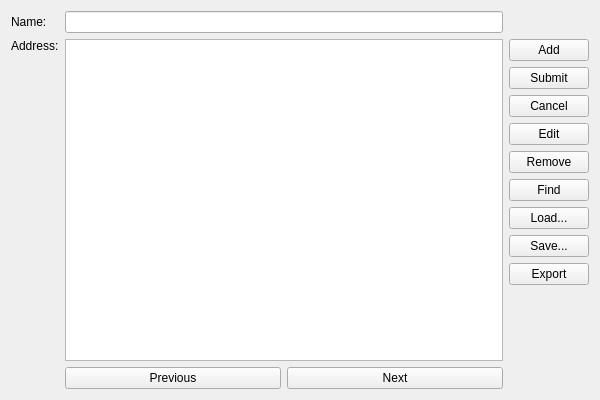
<?xml version="1.0" encoding="UTF-8"?>
<ui version="4.0">
 <class>AddressBook</class>
 <widget class="QWidget" name="AddressBook">
  <property name="geometry">
   <rect>
    <x>0</x>
    <y>0</y>
    <width>600</width>
    <height>400</height>
   </rect>
  </property>
  <property name="windowTitle">
   <string>AddressBook</string>
  </property>
  <layout class="QHBoxLayout" name="horizontalLayout_2">
   <item>
    <layout class="QGridLayout" name="gridLayout">
     <item row="0" column="0">
      <widget class="QLabel" name="nameLabel">
       <property name="text">
        <string>Name:</string>
       </property>
      </widget>
     </item>
     <item row="0" column="1">
      <widget class="QLineEdit" name="nameLine"/>
     </item>
     <item row="1" column="0">
      <widget class="QLabel" name="addressLabel">
       <property name="text">
        <string>Address:</string>
       </property>
       <property name="alignment">
        <set>Qt::AlignLeading|Qt::AlignLeft|Qt::AlignTop</set>
       </property>
      </widget>
     </item>
     <item row="1" column="1">
      <widget class="QTextEdit" name="addressText"/>
     </item>
     <item row="1" column="2">
      <layout class="QVBoxLayout" name="verticalLayout">
       <item>
        <widget class="QPushButton" name="addButton">
         <property name="text">
          <string>Add</string>
         </property>
        </widget>
       </item>
       <item>
        <widget class="QPushButton" name="submitButton">
         <property name="text">
          <string>Submit</string>
         </property>
        </widget>
       </item>
       <item>
        <widget class="QPushButton" name="cancelButton">
         <property name="text">
          <string>Cancel</string>
         </property>
        </widget>
       </item>
       <item>
        <widget class="QPushButton" name="editButton">
         <property name="text">
          <string>Edit</string>
         </property>
        </widget>
       </item>
       <item>
        <widget class="QPushButton" name="removeButton">
         <property name="text">
          <string>Remove</string>
         </property>
        </widget>
       </item>
       <item>
        <widget class="QPushButton" name="findButton">
         <property name="text">
          <string>Find</string>
         </property>
        </widget>
       </item>
       <item>
        <widget class="QPushButton" name="loadButton">
         <property name="toolTip">
          <string>Load contacts from a file</string>
         </property>
         <property name="text">
          <string>Load...</string>
         </property>
        </widget>
       </item>
       <item>
        <widget class="QPushButton" name="saveButton">
         <property name="toolTip">
          <string>Save contacts to a file</string>
         </property>
         <property name="text">
          <string>Save...</string>
         </property>
        </widget>
       </item>
       <item>
        <widget class="QPushButton" name="exportButton">
         <property name="toolTip">
          <string>Export as vCard</string>
         </property>
         <property name="text">
          <string>Export</string>
         </property>
        </widget>
       </item>
       <item>
        <spacer name="verticalSpacer">
         <property name="orientation">
          <enum>Qt::Vertical</enum>
         </property>
         <property name="sizeHint" stdset="0">
          <size>
           <width>20</width>
           <height>40</height>
          </size>
         </property>
        </spacer>
       </item>
      </layout>
     </item>
     <item row="2" column="1">
      <layout class="QHBoxLayout" name="horizontalLayout">
       <item>
        <widget class="QPushButton" name="nextButton">
         <property name="text">
          <string>Previous</string>
         </property>
        </widget>
       </item>
       <item>
        <widget class="QPushButton" name="previousButton">
         <property name="text">
          <string>Next</string>
         </property>
        </widget>
       </item>
      </layout>
     </item>
    </layout>
   </item>
  </layout>
 </widget>
 <layoutdefault spacing="6" margin="11"/>
 <resources/>
 <connections/>
</ui>
